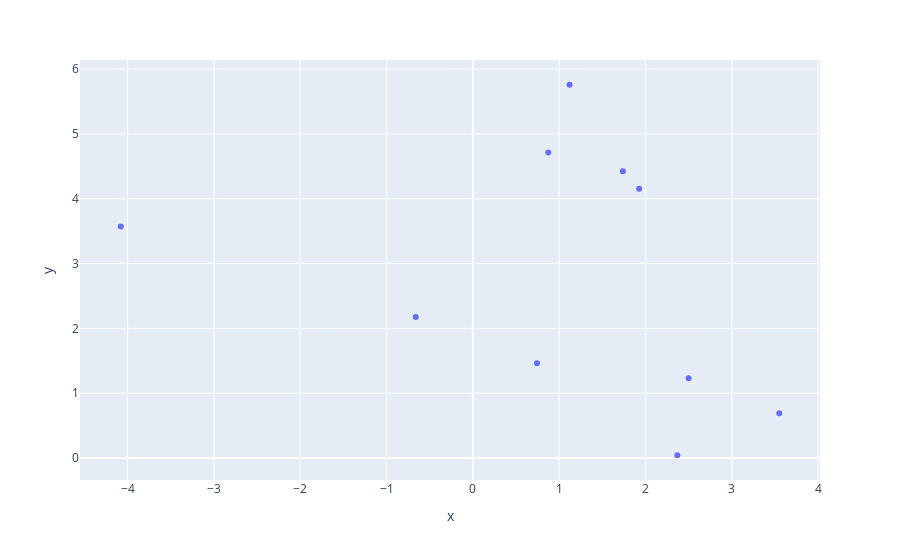

Source (notebook cell):
### Code cell
import plotly.express as px
fig = px.scatter(x= x, y= y )
fig.show()

### Figure 1 — Plotly figure (JSON) as saved in the notebook; plotly's stock layout.template omitted (floating-point values rounded to 4 significant figures)
{"data": [{"hovertemplate": "x=%{x}<br>y=%{y}<extra></extra>", "legendgroup": "", "marker": {"color": "#636efa", "symbol": "circle"}, "mode": "markers", "name": "", "orientation": "v", "showlegend": false, "type": "scatter", "x": [1.12, 1.737, 2.368, 0.8731, -0.6625, 0.7429, -4.08, 3.549, 2.499, 1.926], "xaxis": "x", "y": [5.758, 4.425, 0.04357, 4.714, 2.176, 1.464, 3.572, 0.6925, 1.231, 4.152], "yaxis": "y"}], "layout": {"legend": {"tracegroupgap": 0}, "margin": {"t": 60}, "xaxis": {"anchor": "y", "domain": [0, 1], "title": {"text": "x"}}, "yaxis": {"anchor": "x", "domain": [0, 1], "title": {"text": "y"}}}}
